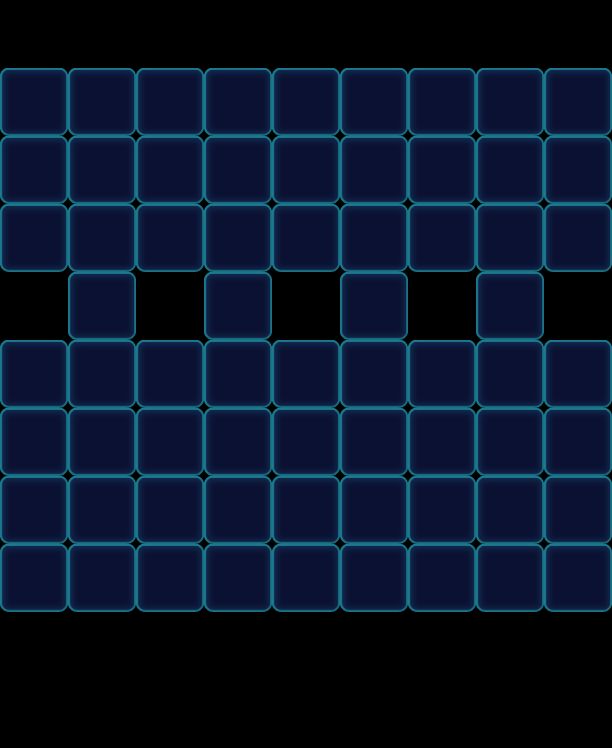

The image is a tile-based game level rendered from a .tmx file. Its description and source (layers, tilesets, objects; grid data summarised) follow:
An orthogonal 9x11 tile map with 68x68 px tiles, 1 tile layer (Valid), 2 tilesets and 85 objects (27x Bomb, 27x Haze, 22x Stone, 9x Factory_Normal).

<map version="1.0" orientation="orthogonal" width="9" height="11" tilewidth="68" tileheight="68">
 <tileset firstgid="1" name="game_grid1" tilewidth="68" tileheight="68">
  <image source="game_grid1.png" width="68" height="68" />
 </tileset>
 <tileset firstgid="2" name="map" tilewidth="68" tileheight="68">
  <image source="map.png" width="1024" height="1024" />
 </tileset>
 <layer name="Valid" width="9" height="11">
  <data>[99 cells, 67 non-empty, 1 distinct tile ids]</data>
 </layer>
 <objectgroup name="BottomObj" width="9" height="11" />
 <objectgroup name="MiddleObj" width="9" height="11">
  <object type="Bomb" gid="3" x="204" y="272">
   <properties>
    <property name="BombTime" value="9" />
    <property name="Color" value="Green" />
   </properties>
  </object>
  <object type="Bomb" gid="17" x="0" y="272">
   <properties>
    <property name="BombTime" value="9" />
    <property name="Color" value="Purple" />
   </properties>
  </object>
  <object type="Bomb" gid="2" x="476" y="272">
   <properties>
    <property name="BombTime" value="9" />
    <property name="Color" value="Blue" />
   </properties>
  </object>
  <object type="Bomb" gid="17" x="340" y="272">
   <properties>
    <property name="BombTime" value="9" />
    <property name="Color" value="Purple" />
   </properties>
  </object>
  <object type="Bomb" gid="18" x="272" y="272">
   <properties>
    <property name="BombTime" value="9" />
    <property name="Color" value="Pink" />
   </properties>
  </object>
  <object type="Bomb" gid="3" x="544" y="272">
   <properties>
    <property name="BombTime" value="9" />
    <property name="Color" value="Green" />
   </properties>
  </object>
  <object type="Bomb" gid="2" x="136" y="272">
   <properties>
    <property name="BombTime" value="9" />
    <property name="Color" value="Blue" />
   </properties>
  </object>
  <object type="Bomb" gid="19" x="408" y="272">
   <properties>
    <property name="BombTime" value="9" />
    <property name="Color" value="Yellow" />
   </properties>
  </object>
  <object type="Bomb" gid="19" x="68" y="272">
   <properties>
    <property name="BombTime" value="9" />
    <property name="Color" value="Yellow" />
   </properties>
  </object>
  <object type="Bomb" gid="3" x="204" y="408">
   <properties>
    <property name="BombTime" value="9" />
    <property name="Color" value="Green" />
   </properties>
  </object>
  <object type="Bomb" gid="18" x="544" y="408">
   <properties>
    <property name="BombTime" value="9" />
    <property name="Color" value="Pink" />
   </properties>
  </object>
  <object type="Bomb" gid="3" x="476" y="408">
   <properties>
    <property name="BombTime" value="9" />
    <property name="Color" value="Green" />
   </properties>
  </object>
  <object type="Bomb" gid="2" x="136" y="408">
   <properties>
    <property name="BombTime" value="9" />
    <property name="Color" value="Blue" />
   </properties>
  </object>
  <object type="Bomb" gid="19" x="68" y="408">
   <properties>
    <property name="BombTime" value="9" />
    <property name="Color" value="Yellow" />
   </properties>
  </object>
  <object type="Bomb" gid="2" x="408" y="408">
   <properties>
    <property name="BombTime" value="9" />
    <property name="Color" value="Blue" />
   </properties>
  </object>
  <object type="Bomb" gid="19" x="340" y="408">
   <properties>
    <property name="BombTime" value="9" />
    <property name="Color" value="Yellow" />
   </properties>
  </object>
  <object type="Bomb" gid="17" x="0" y="408">
   <properties>
    <property name="BombTime" value="9" />
    <property name="Color" value="Purple" />
   </properties>
  </object>
  <object type="Bomb" gid="17" x="272" y="408">
   <properties>
    <property name="BombTime" value="9" />
    <property name="Color" value="Purple" />
   </properties>
  </object>
  <object type="Bomb" gid="2" x="408" y="544">
   <properties>
    <property name="BombTime" value="9" />
    <property name="Color" value="Blue" />
   </properties>
  </object>
  <object type="Bomb" gid="19" x="340" y="544">
   <properties>
    <property name="BombTime" value="9" />
    <property name="Color" value="Yellow" />
   </properties>
  </object>
  <object type="Bomb" gid="17" x="136" y="544">
   <properties>
    <property name="BombTime" value="9" />
    <property name="Color" value="Purple" />
   </properties>
  </object>
  <object type="Bomb" gid="17" x="272" y="544">
   <properties>
    <property name="BombTime" value="9" />
    <property name="Color" value="Purple" />
   </properties>
  </object>
  <object type="Bomb" gid="3" x="544" y="544">
   <properties>
    <property name="BombTime" value="9" />
    <property name="Color" value="Green" />
   </properties>
  </object>
  <object type="Bomb" gid="18" x="68" y="544">
   <properties>
    <property name="BombTime" value="9" />
    <property name="Color" value="Pink" />
   </properties>
  </object>
  <object type="Bomb" gid="3" x="0" y="544">
   <properties>
    <property name="BombTime" value="9" />
    <property name="Color" value="Green" />
   </properties>
  </object>
  <object type="Bomb" gid="2" x="476" y="544">
   <properties>
    <property name="BombTime" value="9" />
    <property name="Color" value="Blue" />
   </properties>
  </object>
  <object type="Bomb" gid="19" x="204" y="544">
   <properties>
    <property name="BombTime" value="9" />
    <property name="Color" value="Yellow" />
   </properties>
  </object>
 </objectgroup>
 <objectgroup color="#000000" name="TopObj" width="9" height="11">
  <object type="Stone" gid="34" x="68" y="340">
   <properties>
    <property name="Layers" value="1" />
   </properties>
  </object>
  <object type="Stone" gid="34" x="204" y="340">
   <properties>
    <property name="Layers" value="1" />
   </properties>
  </object>
  <object type="Stone" gid="34" x="340" y="340">
   <properties>
    <property name="Layers" value="1" />
   </properties>
  </object>
  <object type="Stone" gid="34" x="476" y="340">
   <properties>
    <property name="Layers" value="1" />
   </properties>
  </object>
  <object type="Stone" gid="34" x="0" y="476">
   <properties>
    <property name="Layers" value="1" />
   </properties>
  </object>
  <object type="Stone" gid="34" x="68" y="476">
   <properties>
    <property name="Layers" value="1" />
   </properties>
  </object>
  <object type="Stone" gid="34" x="136" y="476">
   <properties>
    <property name="Layers" value="1" />
   </properties>
  </object>
  <object type="Stone" gid="34" x="204" y="476">
   <properties>
    <property name="Layers" value="1" />
   </properties>
  </object>
  <object type="Stone" gid="34" x="272" y="476">
   <properties>
    <property name="Layers" value="1" />
   </properties>
  </object>
  <object type="Stone" gid="34" x="340" y="476">
   <properties>
    <property name="Layers" value="1" />
   </properties>
  </object>
  <object type="Stone" gid="34" x="408" y="476">
   <properties>
    <property name="Layers" value="1" />
   </properties>
  </object>
  <object type="Stone" gid="34" x="476" y="476">
   <properties>
    <property name="Layers" value="1" />
   </properties>
  </object>
  <object type="Stone" gid="34" x="544" y="476">
   <properties>
    <property name="Layers" value="1" />
   </properties>
  </object>
  <object type="Stone" gid="34" x="136" y="612">
   <properties>
    <property name="Layers" value="1" />
   </properties>
  </object>
  <object type="Stone" gid="34" x="476" y="612">
   <properties>
    <property name="Layers" value="1" />
   </properties>
  </object>
  <object type="Stone" gid="34" x="0" y="612">
   <properties>
    <property name="Layers" value="1" />
   </properties>
  </object>
  </objectgroup>
 <objectgroup color="#00ff00" name="CeilObj" width="9" height="11">
  <!-- 27 objects omitted --></objectgroup>
</map>
<!-- 42 of 85 objects omitted -->
